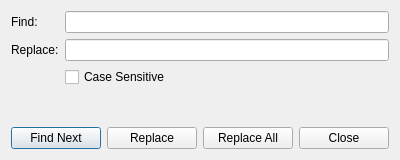
<?xml version="1.0" encoding="UTF-8"?>
<ui version="4.0">
 <class>find_replace_dialog</class>
 <widget class="QDialog" name="find_replace_dialog">
  <property name="geometry">
   <rect>
    <x>0</x>
    <y>0</y>
    <width>400</width>
    <height>160</height>
   </rect>
  </property>
  <property name="windowTitle">
   <string>Find / Replace</string>
  </property>
  <layout class="QVBoxLayout" name="verticalLayout">
   <item>
    <layout class="QFormLayout" name="formLayout">
     <item row="0" column="0">
      <widget class="QLabel" name="label_find">
       <property name="text">
        <string>Find:</string>
       </property>
      </widget>
     </item>
     <item row="0" column="1">
      <widget class="QLineEdit" name="find_input"/>
     </item>
     <item row="1" column="0">
      <widget class="QLabel" name="label_replace">
       <property name="text">
        <string>Replace:</string>
       </property>
      </widget>
     </item>
     <item row="1" column="1">
      <widget class="QLineEdit" name="replace_input"/>
     </item>
     <item row="2" column="1">
      <widget class="QCheckBox" name="case_sensitive_check">
       <property name="text">
        <string>Case Sensitive</string>
       </property>
      </widget>
     </item>
    </layout>
   </item>
   <item>
    <layout class="QHBoxLayout" name="horizontalLayout">
     <item>
      <widget class="QPushButton" name="find_next_button">
       <property name="text">
        <string>Find Next</string>
       </property>
       <property name="default">
        <bool>true</bool>
       </property>
      </widget>
     </item>
     <item>
      <widget class="QPushButton" name="replace_button">
       <property name="text">
        <string>Replace</string>
       </property>
      </widget>
     </item>
     <item>
      <widget class="QPushButton" name="replace_all_button">
       <property name="text">
        <string>Replace All</string>
       </property>
      </widget>
     </item>
     <item>
      <widget class="QPushButton" name="close_button">
       <property name="text">
        <string>Close</string>
       </property>
      </widget>
     </item>
    </layout>
   </item>
  </layout>
 </widget>
 <resources/>
 <connections/>
</ui>
